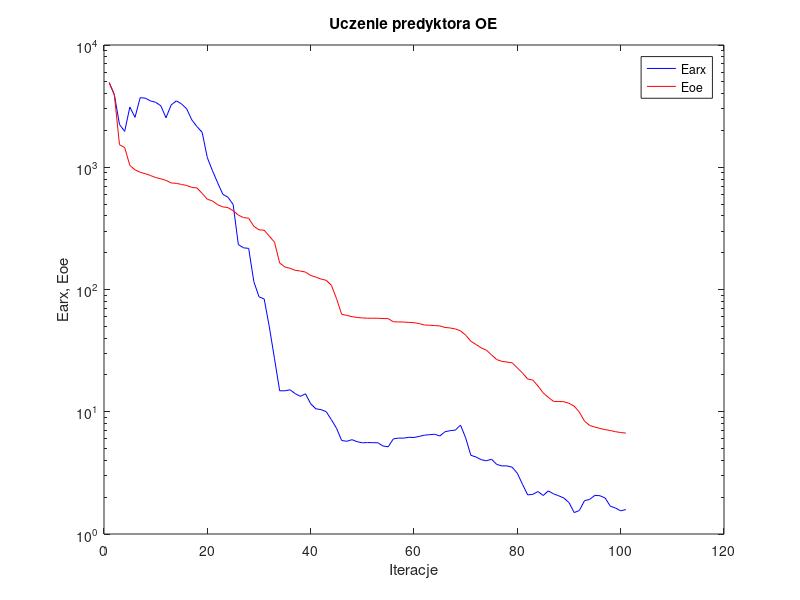
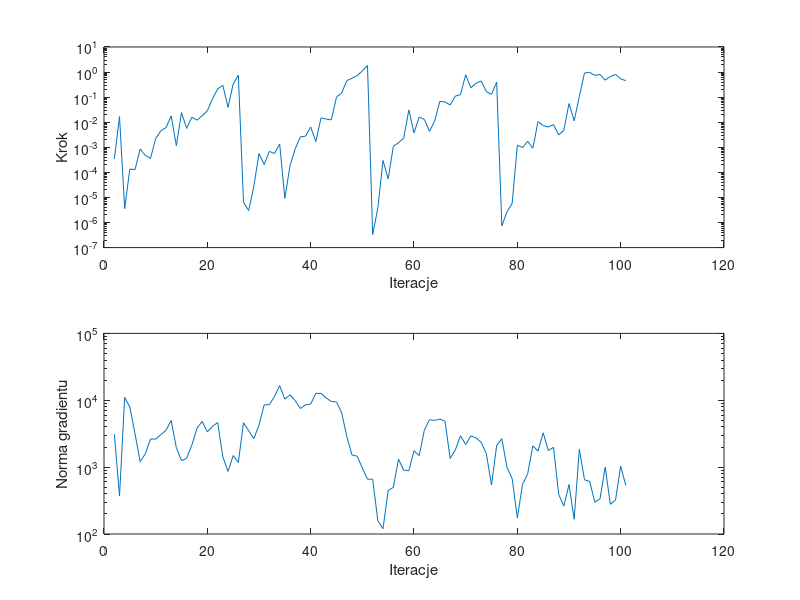

These charts were generated, in order, by the following MATLAB code:
%uczenie predyktora oe
clear all;
n=0; farx(n+1)=4.920393e+003; foe(n+1)=4.933380e+003; wspucz(n+1)=0.000000e+000; ng(n+1)=0.000000e+000;
%odnowa zmiennej metryki
n=1; farx(n+1)=3.925086e+003; foe(n+1)=3.925700e+003; krok(n+1)=3.383827e-004; ng(n+1)=3.113277e+003;
n=2; farx(n+1)=2.238249e+003; foe(n+1)=1.529184e+003; krok(n+1)=1.680696e-002; ng(n+1)=3.704503e+002;
n=3; farx(n+1)=1.965308e+003; foe(n+1)=1.449308e+003; krok(n+1)=3.586316e-006; ng(n+1)=1.105317e+004;
n=4; farx(n+1)=3.109800e+003; foe(n+1)=1.035803e+003; krok(n+1)=1.367364e-004; ng(n+1)=7.929398e+003;
n=5; farx(n+1)=2.560119e+003; foe(n+1)=9.526869e+002; krok(n+1)=1.280208e-004; ng(n+1)=3.163569e+003;
n=6; farx(n+1)=3.707620e+003; foe(n+1)=9.097896e+002; krok(n+1)=8.471113e-004; ng(n+1)=1.204481e+003;
n=7; farx(n+1)=3.676602e+003; foe(n+1)=8.857513e+002; krok(n+1)=4.749570e-004; ng(n+1)=1.588193e+003;
n=8; farx(n+1)=3.485969e+003; foe(n+1)=8.557099e+002; krok(n+1)=3.604935e-004; ng(n+1)=2.642433e+003;
n=9; farx(n+1)=3.400666e+003; foe(n+1)=8.234572e+002; krok(n+1)=2.213894e-003; ng(n+1)=2.620497e+003;
n=10; farx(n+1)=3.179574e+003; foe(n+1)=8.049255e+002; krok(n+1)=4.575114e-003; ng(n+1)=3.065843e+003;
n=11; farx(n+1)=2.541085e+003; foe(n+1)=7.810610e+002; krok(n+1)=6.113282e-003; ng(n+1)=3.551570e+003;
n=12; farx(n+1)=3.232800e+003; foe(n+1)=7.441276e+002; krok(n+1)=1.767909e-002; ng(n+1)=4.992040e+003;
n=13; farx(n+1)=3.491022e+003; foe(n+1)=7.387927e+002; krok(n+1)=1.161194e-003; ng(n+1)=1.956827e+003;
n=14; farx(n+1)=3.299575e+003; foe(n+1)=7.233697e+002; krok(n+1)=2.409244e-002; ng(n+1)=1.251896e+003;
n=15; farx(n+1)=3.003740e+003; foe(n+1)=7.097561e+002; krok(n+1)=5.647473e-003; ng(n+1)=1.356713e+003;
n=16; farx(n+1)=2.438367e+003; foe(n+1)=6.846995e+002; krok(n+1)=1.576669e-002; ng(n+1)=2.131950e+003;
n=17; farx(n+1)=2.150358e+003; foe(n+1)=6.770676e+002; krok(n+1)=1.207035e-002; ng(n+1)=3.829646e+003;
n=18; farx(n+1)=1.929351e+003; foe(n+1)=6.107457e+002; krok(n+1)=1.809047e-002; ng(n+1)=4.821312e+003;
n=19; farx(n+1)=1.197185e+003; foe(n+1)=5.471998e+002; krok(n+1)=2.847182e-002; ng(n+1)=3.363501e+003;
n=20; farx(n+1)=9.361613e+002; foe(n+1)=5.301522e+002; krok(n+1)=8.589342e-002; ng(n+1)=4.077922e+003;
n=21; farx(n+1)=7.463607e+002; foe(n+1)=4.933699e+002; krok(n+1)=2.114117e-001; ng(n+1)=4.637960e+003;
n=22; farx(n+1)=6.010907e+002; foe(n+1)=4.743369e+002; krok(n+1)=2.954196e-001; ng(n+1)=1.426214e+003;
n=23; farx(n+1)=5.684942e+002; foe(n+1)=4.672924e+002; krok(n+1)=3.920841e-002; ng(n+1)=8.638295e+002;
n=24; farx(n+1)=4.951338e+002; foe(n+1)=4.407848e+002; krok(n+1)=3.307424e-001; ng(n+1)=1.490383e+003;
n=25; farx(n+1)=2.329769e+002; foe(n+1)=4.065360e+002; krok(n+1)=7.491049e-001; ng(n+1)=1.176603e+003;
%odnowa zmiennej metryki
n=26; farx(n+1)=2.193088e+002; foe(n+1)=3.874263e+002; krok(n+1)=6.370154e-006; ng(n+1)=4.619797e+003;
n=27; farx(n+1)=2.169257e+002; foe(n+1)=3.830857e+002; krok(n+1)=3.006731e-006; ng(n+1)=3.510790e+003;
n=28; farx(n+1)=1.158745e+002; foe(n+1)=3.286717e+002; krok(n+1)=2.775430e-005; ng(n+1)=2.665197e+003;
n=29; farx(n+1)=8.715014e+001; foe(n+1)=3.078329e+002; krok(n+1)=5.676782e-004; ng(n+1)=4.255456e+003;
n=30; farx(n+1)=8.373256e+001; foe(n+1)=3.054500e+002; krok(n+1)=2.045351e-004; ng(n+1)=8.542672e+003;
n=31; farx(n+1)=4.940640e+001; foe(n+1)=2.732433e+002; krok(n+1)=6.847610e-004; ng(n+1)=8.574699e+003;
n=32; farx(n+1)=2.717410e+001; foe(n+1)=2.436678e+002; krok(n+1)=5.631478e-004; ng(n+1)=1.138616e+004;
n=33; farx(n+1)=1.484126e+001; foe(n+1)=1.646975e+002; krok(n+1)=1.347687e-003; ng(n+1)=1.655579e+004;
n=34; farx(n+1)=1.484453e+001; foe(n+1)=1.528534e+002; krok(n+1)=9.237209e-006; ng(n+1)=1.039225e+004;
n=35; farx(n+1)=1.513050e+001; foe(n+1)=1.491864e+002; krok(n+1)=1.858436e-004; ng(n+1)=1.204982e+004;
n=36; farx(n+1)=1.406577e+001; foe(n+1)=1.434403e+002; krok(n+1)=8.631728e-004; ng(n+1)=9.882687e+003;
n=37; farx(n+1)=1.337016e+001; foe(n+1)=1.416006e+002; krok(n+1)=2.614439e-003; ng(n+1)=7.537501e+003;
n=38; farx(n+1)=1.402912e+001; foe(n+1)=1.388397e+002; krok(n+1)=2.774090e-003; ng(n+1)=8.538334e+003;
n=39; farx(n+1)=1.162273e+001; foe(n+1)=1.303579e+002; krok(n+1)=6.480489e-003; ng(n+1)=8.766803e+003;
n=40; farx(n+1)=1.056988e+001; foe(n+1)=1.264426e+002; krok(n+1)=1.688016e-003; ng(n+1)=1.265008e+004;
n=41; farx(n+1)=1.040849e+001; foe(n+1)=1.217619e+002; krok(n+1)=1.488820e-002; ng(n+1)=1.268221e+004;
n=42; farx(n+1)=1.002129e+001; foe(n+1)=1.189966e+002; krok(n+1)=1.340015e-002; ng(n+1)=1.081413e+004;
n=43; farx(n+1)=8.623140e+000; foe(n+1)=1.084382e+002; krok(n+1)=1.238474e-002; ng(n+1)=9.584931e+003;
n=44; farx(n+1)=7.329093e+000; foe(n+1)=8.437757e+001; krok(n+1)=1.011873e-001; ng(n+1)=9.463812e+003;
n=45; farx(n+1)=5.820429e+000; foe(n+1)=6.264635e+001; krok(n+1)=1.468011e-001; ng(n+1)=6.474701e+003;
n=46; farx(n+1)=5.734238e+000; foe(n+1)=6.142643e+001; krok(n+1)=4.547265e-001; ng(n+1)=2.864794e+003;
n=47; farx(n+1)=5.909743e+000; foe(n+1)=5.995772e+001; krok(n+1)=5.657309e-001; ng(n+1)=1.517774e+003;
n=48; farx(n+1)=5.690180e+000; foe(n+1)=5.908768e+001; krok(n+1)=7.178655e-001; ng(n+1)=1.457728e+003;
n=49; farx(n+1)=5.570263e+000; foe(n+1)=5.850912e+001; krok(n+1)=1.104103e+000; ng(n+1)=9.690673e+002;
n=50; farx(n+1)=5.595421e+000; foe(n+1)=5.823045e+001; krok(n+1)=1.814761e+000; ng(n+1)=6.597760e+002;
%odnowa zmiennej metryki
n=51; farx(n+1)=5.585718e+000; foe(n+1)=5.820614e+001; krok(n+1)=3.323679e-007; ng(n+1)=6.606085e+002;
n=52; farx(n+1)=5.575868e+000; foe(n+1)=5.818854e+001; krok(n+1)=3.787925e-006; ng(n+1)=1.577833e+002;
n=53; farx(n+1)=5.248482e+000; foe(n+1)=5.784948e+001; krok(n+1)=2.979192e-004; ng(n+1)=1.199200e+002;
n=54; farx(n+1)=5.168084e+000; foe(n+1)=5.779542e+001; krok(n+1)=5.538211e-005; ng(n+1)=4.481472e+002;
n=55; farx(n+1)=5.997153e+000; foe(n+1)=5.447690e+001; krok(n+1)=1.088038e-003; ng(n+1)=4.984684e+002;
n=56; farx(n+1)=6.088911e+000; foe(n+1)=5.427705e+001; krok(n+1)=1.528320e-003; ng(n+1)=1.315257e+003;
n=57; farx(n+1)=6.084858e+000; foe(n+1)=5.418010e+001; krok(n+1)=2.288181e-003; ng(n+1)=9.013707e+002;
n=58; farx(n+1)=6.178007e+000; foe(n+1)=5.381170e+001; krok(n+1)=3.067118e-002; ng(n+1)=8.832746e+002;
n=59; farx(n+1)=6.159180e+000; foe(n+1)=5.353956e+001; krok(n+1)=3.778589e-003; ng(n+1)=1.758206e+003;
n=60; farx(n+1)=6.288548e+000; foe(n+1)=5.264142e+001; krok(n+1)=1.605804e-002; ng(n+1)=1.485073e+003;
n=61; farx(n+1)=6.429923e+000; foe(n+1)=5.123783e+001; krok(n+1)=1.296098e-002; ng(n+1)=3.564421e+003;
n=62; farx(n+1)=6.491046e+000; foe(n+1)=5.104230e+001; krok(n+1)=4.312903e-003; ng(n+1)=5.126005e+003;
n=63; farx(n+1)=6.547920e+000; foe(n+1)=5.071323e+001; krok(n+1)=1.121678e-002; ng(n+1)=4.999797e+003;
n=64; farx(n+1)=6.334088e+000; foe(n+1)=5.035235e+001; krok(n+1)=6.774452e-002; ng(n+1)=5.230773e+003;
n=65; farx(n+1)=6.865068e+000; foe(n+1)=4.893336e+001; krok(n+1)=6.392790e-002; ng(n+1)=4.865991e+003;
n=66; farx(n+1)=7.003819e+000; foe(n+1)=4.843584e+001; krok(n+1)=4.895097e-002; ng(n+1)=1.344849e+003;
n=67; farx(n+1)=7.072708e+000; foe(n+1)=4.759387e+001; krok(n+1)=1.096649e-001; ng(n+1)=1.816477e+003;
n=68; farx(n+1)=7.780482e+000; foe(n+1)=4.593089e+001; krok(n+1)=1.261335e-001; ng(n+1)=2.931956e+003;
n=69; farx(n+1)=6.115942e+000; foe(n+1)=4.233561e+001; krok(n+1)=7.807902e-001; ng(n+1)=2.174410e+003;
n=70; farx(n+1)=4.405520e+000; foe(n+1)=3.775079e+001; krok(n+1)=2.349459e-001; ng(n+1)=2.935186e+003;
n=71; farx(n+1)=4.264530e+000; foe(n+1)=3.547991e+001; krok(n+1)=3.556863e-001; ng(n+1)=2.739110e+003;
n=72; farx(n+1)=4.055061e+000; foe(n+1)=3.332737e+001; krok(n+1)=4.406062e-001; ng(n+1)=2.354070e+003;
n=73; farx(n+1)=3.969740e+000; foe(n+1)=3.191822e+001; krok(n+1)=1.666377e-001; ng(n+1)=1.584877e+003;
n=74; farx(n+1)=4.089994e+000; foe(n+1)=2.920520e+001; krok(n+1)=1.300904e-001; ng(n+1)=5.409349e+002;
n=75; farx(n+1)=3.710207e+000; foe(n+1)=2.675508e+001; krok(n+1)=3.963116e-001; ng(n+1)=2.106040e+003;
%odnowa zmiennej metryki
n=76; farx(n+1)=3.607619e+000; foe(n+1)=2.583594e+001; krok(n+1)=7.343206e-007; ng(n+1)=2.659227e+003;
n=77; farx(n+1)=3.607733e+000; foe(n+1)=2.549571e+001; krok(n+1)=2.684775e-006; ng(n+1)=9.887784e+002;
n=78; farx(n+1)=3.517978e+000; foe(n+1)=2.514714e+001; krok(n+1)=5.807097e-006; ng(n+1)=6.738561e+002;
n=79; farx(n+1)=3.139782e+000; foe(n+1)=2.282015e+001; krok(n+1)=1.210454e-003; ng(n+1)=1.734188e+002;
n=80; farx(n+1)=2.548945e+000; foe(n+1)=2.073421e+001; krok(n+1)=9.701682e-004; ng(n+1)=5.523361e+002;
n=81; farx(n+1)=2.089428e+000; foe(n+1)=1.854961e+001; krok(n+1)=1.737584e-003; ng(n+1)=7.937982e+002;
n=82; farx(n+1)=2.110326e+000; foe(n+1)=1.813977e+001; krok(n+1)=9.143281e-004; ng(n+1)=2.080536e+003;
n=83; farx(n+1)=2.225686e+000; foe(n+1)=1.623366e+001; krok(n+1)=1.054870e-002; ng(n+1)=1.735184e+003;
n=84; farx(n+1)=2.064103e+000; foe(n+1)=1.426444e+001; krok(n+1)=7.314625e-003; ng(n+1)=3.261655e+003;
n=85; farx(n+1)=2.252782e+000; foe(n+1)=1.312436e+001; krok(n+1)=6.446985e-003; ng(n+1)=1.766479e+003;
n=86; farx(n+1)=2.131048e+000; foe(n+1)=1.216018e+001; krok(n+1)=8.029022e-003; ng(n+1)=1.982983e+003;
n=87; farx(n+1)=2.055278e+000; foe(n+1)=1.212465e+001; krok(n+1)=3.096185e-003; ng(n+1)=3.914678e+002;
n=88; farx(n+1)=1.967700e+000; foe(n+1)=1.208639e+001; krok(n+1)=4.761479e-003; ng(n+1)=2.615599e+002;
n=89; farx(n+1)=1.807732e+000; foe(n+1)=1.172979e+001; krok(n+1)=5.576355e-002; ng(n+1)=5.494877e+002;
n=90; farx(n+1)=1.497353e+000; foe(n+1)=1.111507e+001; krok(n+1)=1.142218e-002; ng(n+1)=1.661038e+002;
n=91; farx(n+1)=1.555515e+000; foe(n+1)=9.937888e+000; krok(n+1)=1.076361e-001; ng(n+1)=1.840437e+003;
n=92; farx(n+1)=1.872867e+000; foe(n+1)=8.381110e+000; krok(n+1)=9.205345e-001; ng(n+1)=6.471071e+002;
n=93; farx(n+1)=1.919378e+000; foe(n+1)=7.722572e+000; krok(n+1)=9.632832e-001; ng(n+1)=6.106569e+002;
n=94; farx(n+1)=2.070471e+000; foe(n+1)=7.496668e+000; krok(n+1)=7.382907e-001; ng(n+1)=2.984302e+002;
n=95; farx(n+1)=2.056050e+000; foe(n+1)=7.304042e+000; krok(n+1)=8.008859e-001; ng(n+1)=3.356531e+002;
n=96; farx(n+1)=1.969242e+000; foe(n+1)=7.141087e+000; krok(n+1)=4.763389e-001; ng(n+1)=1.004344e+003;
n=97; farx(n+1)=1.687458e+000; foe(n+1)=7.019505e+000; krok(n+1)=6.614848e-001; ng(n+1)=2.781451e+002;
n=98; farx(n+1)=1.631229e+000; foe(n+1)=6.868810e+000; krok(n+1)=8.055989e-001; ng(n+1)=3.215432e+002;
n=99; farx(n+1)=1.546917e+000; foe(n+1)=6.759343e+000; krok(n+1)=5.350602e-001; ng(n+1)=1.032137e+003;
n=100; farx(n+1)=1.584092e+000; foe(n+1)=6.693880e+000; krok(n+1)=4.536903e-001; ng(n+1)=5.320354e+002;

figure; semilogy(farx,'b'); hold on; semilogy(foe,'r'); xlabel('Iteracje'); ylabel('Earx, Eoe'); legend('Earx','Eoe'); title('Uczenie predyktora OE');
figure; subplot(2,1,1); semilogy(krok); xlabel('Iteracje'); ylabel('Krok');
subplot(2,1,2); semilogy(ng); xlabel('Iteracje'); ylabel('Norma gradientu');
Earx=farx(n+1)
Eoe=foe(n+1)
